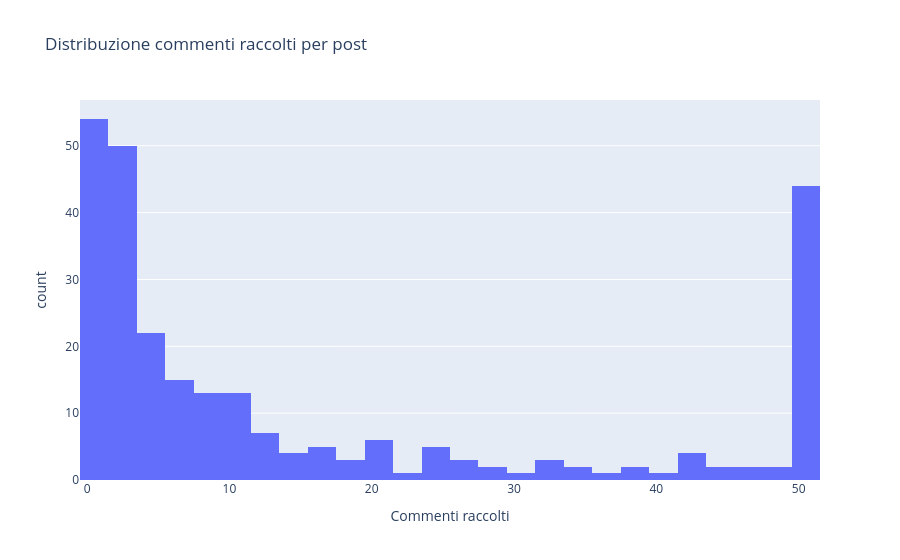

Notebook cell for this chart:
### Code cell
# Distribuzione commenti per post
commenti_per_post = df_comments.groupby("post_id").size().reset_index(name="n_commenti")
fig2 = px.histogram(commenti_per_post, x="n_commenti", nbins=26,
                    title="Distribuzione commenti raccolti per post",
                    labels={"n_commenti": "Commenti raccolti", "count": "Post"})
fig2.show()

### Figure 1 — Plotly figure (JSON) as saved in the notebook; plotly's stock layout.template omitted (floating-point values rounded to 4 significant figures; data arrays with more than 128 entries replaced by an {"elided": "..."} marker saying what was removed)
{"data": [{"bingroup": "x", "hovertemplate": "Commenti raccolti=%{x}<br>count=%{y}<extra></extra>", "legendgroup": "", "marker": {"color": "#636efa", "pattern": {"shape": ""}}, "name": "", "nbinsx": 26, "orientation": "v", "showlegend": false, "x": {"elided": "267 int values"}, "xaxis": "x", "yaxis": "y", "type": "histogram"}], "layout": {"xaxis": {"anchor": "y", "domain": [0, 1], "title": {"text": "Commenti raccolti"}}, "yaxis": {"anchor": "x", "domain": [0, 1], "title": {"text": "count"}}, "legend": {"tracegroupgap": 0}, "title": {"text": "Distribuzione commenti raccolti per post"}, "barmode": "relative"}}
